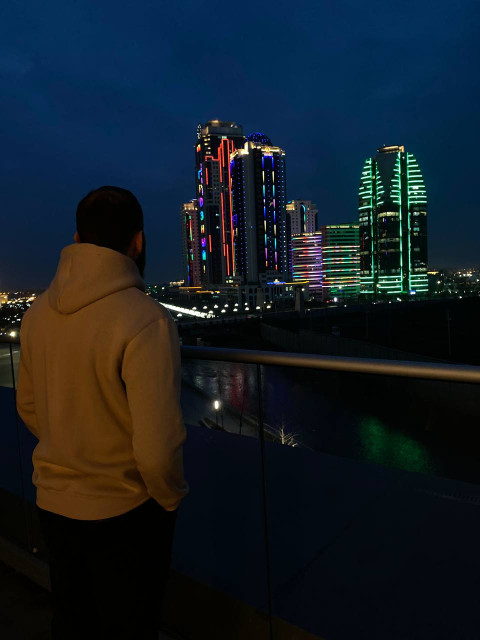
#> input picture assets/photos/lifestyle/car_front_winter.jpg, 960 x 1280 px (shown at 1/2 size)
$ python -i analyze_frame.py   (imports and definitions only)
#> lines starting #> are read from the running program, lines starting #| are printed output that depends on the picture; after the words box and inside, x2 and y2 are one past the last pixel; in counts of white or black regions, pixels touching at a corner belong together
#!/usr/bin/env python3
"""
Анализ кадров видео → выбрать самую чистую безопасную зону для субтитров.

Логика:
  1. Извлекаем 6 кадров, равномерно распределённых по времени.
  2. Для каждого кадра ищем лицо (face detection) и считаем плотность
     «края»-контента (edges) — показатель насыщенности графикой/текстом.
  3. Проверяем 3 кандидат-зоны субтитров: верх, центр, низ (все — в пределах
     Instagram safe zones).
  4. Для каждой зоны считаем средний score (edges + пересечение с лицом).
  5. Выбираем зону с МИНИМАЛЬНЫМ score и ниже порога.
  6. Если все зоны слишком "грязные" — subtitles_enabled = False.

Философия: лучше без субтитров, чем субтитры поверх важного контента.
"""

import sys
# [3 lines not run here, left out]

import os
import json
import subprocess
import tempfile


# === Instagram safe zones ===
IG_SAFE_TOP = 150         # Верх 0-150 — шапка приложения
IG_SAFE_BOTTOM = 1700     # Низ 1700-1920 — описание + аудио
IG_RIGHT_MIN_X = 920      # Правая зона кнопок
IG_RIGHT_ZONE_Y = (750, 1500)


# === Candidate zones (в пределах safe zones) ===
# Каждая зона: y_center, height, font_size
CANDIDATE_ZONES = [
    # TOP — сразу под шапкой Instagram
    {"name": "top",    "y": 200,  "height": 260, "font_size": 68},
    # CENTER — середина экрана, между лицом (если вверху) и нижним интерфейсом
    {"name": "center", "y": 900,  "height": 260, "font_size": 68},
    # LOW-MID — чуть ниже центра, над зоной описания
    {"name": "low",    "y": 1380, "height": 260, "font_size": 68},
]

# Пороги. Если лучший score > EDGE_THRESHOLD — отказываемся от субтитров.
EDGE_THRESHOLD = 0.09
FACE_OVERLAP_PENALTY = 1.5  # коэффициент штрафа за пересечение с лицом


# [16 lines left out: function extract_frames, not called in this run]


def analyze_frame(img_path):
    """Вернёт {faces: [{x,y,w,h}], edge_map: np.array(h,w), h, w}."""
    try:
        import cv2
        import numpy as np
    except ImportError:
        return None

    img = cv2.imread(img_path)
#> img is the input picture: shape (1280, 960, 3); mean B, G, R 37.9, 29.5, 20
    if img is None:
        return None

    h, w = img.shape[:2]
#> h = 1280; w = 960
    gray = cv2.cvtColor(img, cv2.COLOR_BGR2GRAY)
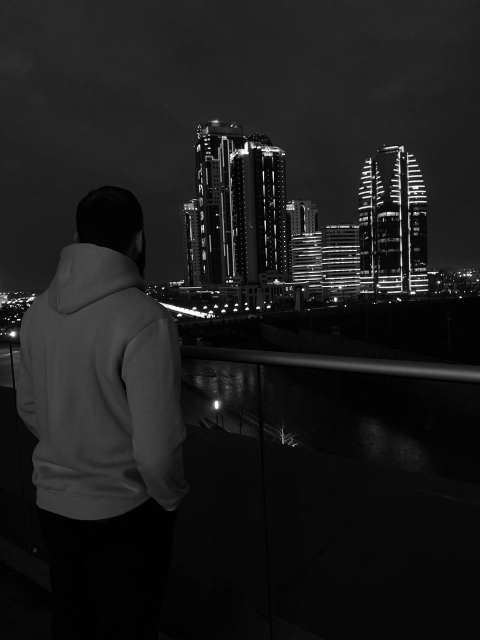
#> gray: shape (1280, 960) (shown at 1/2 size); min 0, max 255, mean 27.6

    face_cascade = cv2.CascadeClassifier(
        cv2.data.haarcascades + "haarcascade_frontalface_default.xml"
    )
    detected = face_cascade.detectMultiScale(gray, 1.3, 5)
#> detected = ()
    faces = []
    for (x, y, fw, fh) in detected:
        m = int(max(fw, fh) * 0.5)
        faces.append({
            "x": int(max(0, x - m)),
            "y": int(max(0, y - m)),
            "w": int(fw + m * 2),
            "h": int(fh + m * 2)
        })
#> this loop made 0 passes
#> after the loop, faces = []

    edges = cv2.Canny(gray, 50, 150)
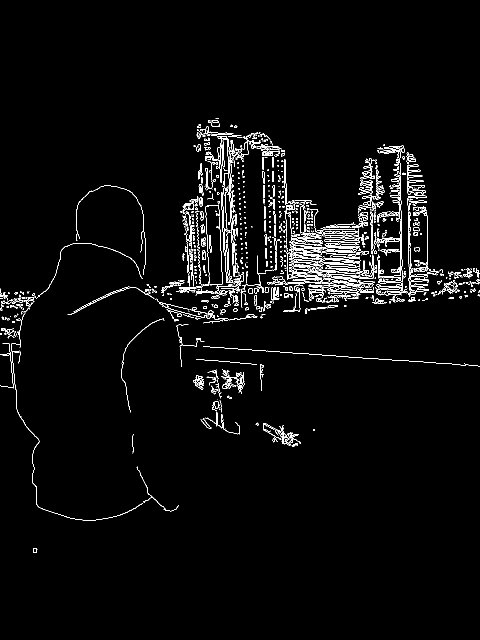
#> edges: shape (1280, 960) (shown at 1/2 size); 2.8% white in thin lines or dots, all inside (x1, y1, x2, y2) = (0, 236, 960, 1105)
    return {"faces": faces, "edges": edges, "h": h, "w": w}


# [131 lines left out: functions zone_score, pick_zone, main, not called in this run]


# [2 lines not run here, left out]

>>> result = analyze_frame('../../../assets/photos/lifestyle/car_front_winter.jpg')
#> result = 4 items
